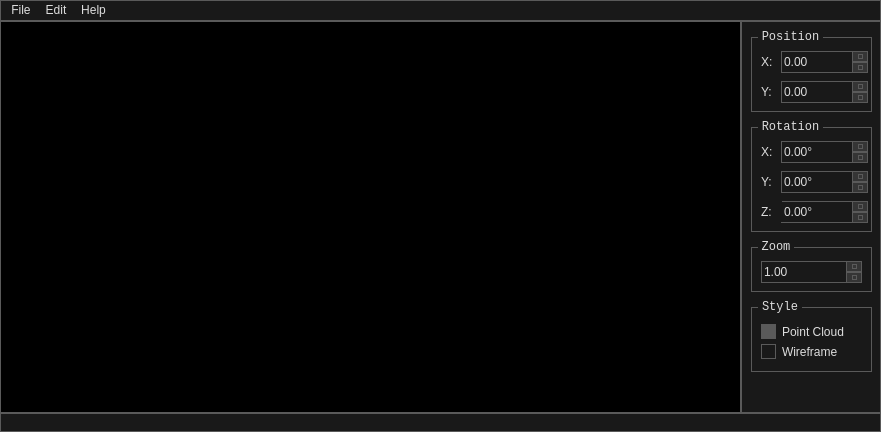
<?xml version="1.0" encoding="UTF-8"?>
<ui version="4.0">
 <class>FrmMain</class>
 <widget class="QMainWindow" name="FrmMain">
  <property name="geometry">
   <rect>
    <x>0</x>
    <y>0</y>
    <width>881</width>
    <height>432</height>
   </rect>
  </property>
  <property name="minimumSize">
   <size>
    <width>881</width>
    <height>432</height>
   </size>
  </property>
  <property name="windowTitle">
   <string>Little Teapot</string>
  </property>
  <property name="windowIcon">
   <iconset>
    <normaloff>:/images/images/icons/teapot.ico</normaloff>:/images/images/icons/teapot.ico</iconset>
  </property>
  <property name="styleSheet">
   <string notr="true">/*
	Copyright 2013 Emanuel Claesson

	Licensed under the Apache License, Version 2.0 (the &quot;License&quot;);
	you may not use this file except in compliance with the License.
	You may obtain a copy of the License at

		http://www.apache.org/licenses/LICENSE-2.0

	Unless required by applicable law or agreed to in writing, software
	distributed under the License is distributed on an &quot;AS IS&quot; BASIS,
	WITHOUT WARRANTIES OR CONDITIONS OF ANY KIND, either express or implied.
	See the License for the specific language governing permissions and
	limitations under the License.
*/

/*
	COLOR_DARK     = #191919
	COLOR_MEDIUM   = #353535
	COLOR_MEDLIGHT = #5A5A5A
	COLOR_LIGHT    = #DDDDDD
	COLOR_ACCENT   = #3C4E77
*/

* {
	background: #191919;
	color: #DDDDDD;
	border: 1px solid #5A5A5A;
}

QWidget::item:selected {
	background: #3C4E77;
}

QCheckBox, QRadioButton {
	border: none;
}

QRadioButton::indicator, QCheckBox::indicator {
	width: 13px;
	height: 13px;
}

QRadioButton::indicator::unchecked, QCheckBox::indicator::unchecked {
	border: 1px solid #5A5A5A;
	background: none;
}

QRadioButton::indicator:unchecked:hover, QCheckBox::indicator:unchecked:hover {
	border: 1px solid #DDDDDD;
}

QRadioButton::indicator::checked, QCheckBox::indicator::checked {
	border: 1px solid #5A5A5A;
	background: #5A5A5A;
}

QRadioButton::indicator:checked:hover, QCheckBox::indicator:checked:hover {
	border: 1px solid #DDDDDD;
	background: #DDDDDD;
}

QGroupBox {
	margin-top: 6px;
}

QGroupBox::title {
	top: -7px;
	left: 7px;
}

QScrollBar {
	border: 1px solid #5A5A5A;
	background: #191919;
}

QScrollBar:horizontal {
	height: 15px;
	margin: 0px 0px 0px 32px;
}

QScrollBar:vertical {
	width: 15px;
	margin: 32px 0px 0px 0px;
}

QScrollBar::handle {
	background: #353535;
	border: 1px solid #5A5A5A;
}

QScrollBar::handle:horizontal {
	border-width: 0px 1px 0px 1px;
}

QScrollBar::handle:vertical {
	border-width: 1px 0px 1px 0px;
}

QScrollBar::handle:horizontal {
	min-width: 20px;
}

QScrollBar::handle:vertical {
	min-height: 20px;
}

QScrollBar::add-line, QScrollBar::sub-line {
	background:#353535;
	border: 1px solid #5A5A5A;
	subcontrol-origin: margin;
}

QScrollBar::add-line {
	position: absolute;
}

QScrollBar::add-line:horizontal {
	width: 15px;
	subcontrol-position: left;
	left: 15px;
}

QScrollBar::add-line:vertical {
	height: 15px;
	subcontrol-position: top;
	top: 15px;
}

QScrollBar::sub-line:horizontal {
	width: 15px;
	subcontrol-position: top left;
}

QScrollBar::sub-line:vertical {
	height: 15px;
	subcontrol-position: top;
}

QScrollBar:left-arrow, QScrollBar::right-arrow, QScrollBar::up-arrow, QScrollBar::down-arrow {
	border: 1px solid #5A5A5A;
	width: 3px;
	height: 3px;
}

QScrollBar::add-page, QScrollBar::sub-page {
	background: none;
}

QAbstractButton:hover {
	background: #353535;
}

QAbstractButton:pressed {
	background: #5A5A5A;
}

QAbstractItemView {
	show-decoration-selected: 1;
	selection-background-color: #3C4E77;
	selection-color: #DDDDDD;
	alternate-background-color: #353535;
}

QHeaderView {
	border: 1px solid #5A5A5A;
}

QHeaderView::section {
	background: #191919;
	border: 1px solid #5A5A5A;
	padding: 4px;
}

QHeaderView::section:selected, QHeaderView::section::checked {
	background: #353535;
}

QTableView {
	gridline-color: #5A5A5A;
}

QTabBar {
	margin-left: 2px;
}

QTabBar::tab {
	border-radius: 0px;
	padding: 4px;
	margin: 4px;
}

QTabBar::tab:selected {
	background: #353535;
}

QComboBox::down-arrow {
	border: 1px solid #5A5A5A;
	background: #353535;
}

QComboBox::drop-down {
	border: 1px solid #5A5A5A;
	background: #353535;
}

QComboBox::down-arrow {
	width: 3px;
	height: 3px;
	border: 1px solid #5A5A5A;
}

QAbstractSpinBox {
	padding-right: 15px;
}

QAbstractSpinBox::up-button, QAbstractSpinBox::down-button {
	border: 1px solid #5A5A5A;
	background: #353535;
	subcontrol-origin: border;
}

QAbstractSpinBox::up-arrow, QAbstractSpinBox::down-arrow {
	width: 3px;
	height: 3px;
	border: 1px solid #5A5A5A;
}

QSlider {
	border: none;
}

QSlider::groove:horizontal {
	height: 5px;
	margin: 4px 0px 4px 0px;
}

QSlider::groove:vertical {
	width: 5px;
	margin: 0px 4px 0px 4px;
}

QSlider::handle {
	border: 1px solid #5A5A5A;
	background: #353535;
}

QSlider::handle:horizontal {
	width: 15px;
	margin: -4px 0px -4px 0px;
}

QSlider::handle:vertical {
	height: 15px;
	margin: 0px -4px 0px -4px;
}

QSlider::add-page:vertical, QSlider::sub-page:horizontal {
	background: #3C4E77;
}

QSlider::sub-page:vertical, QSlider::add-page:horizontal {
	background: #353535;
}

QLabel {
	border: none;
}

QProgressBar {
	text-align: center;
}

QProgressBar::chunk {
	width: 1px;
	background-color: #3C4E77;
}

QMenu::separator {
	background: #353535;
}</string>
  </property>
  <widget class="QWidget" name="centralWidget">
   <layout class="QHBoxLayout" name="horizontalLayout">
    <property name="spacing">
     <number>0</number>
    </property>
    <property name="leftMargin">
     <number>0</number>
    </property>
    <property name="topMargin">
     <number>0</number>
    </property>
    <property name="rightMargin">
     <number>0</number>
    </property>
    <property name="bottomMargin">
     <number>0</number>
    </property>
    <item>
     <widget class="ModelViewer" name="modelViewer" native="true">
      <property name="minimumSize">
       <size>
        <width>741</width>
        <height>391</height>
       </size>
      </property>
      <property name="styleSheet">
       <string notr="true">QWidget
{
	background-color: black;
}</string>
      </property>
     </widget>
    </item>
    <item>
     <widget class="QWidget" name="widget" native="true">
      <property name="sizePolicy">
       <sizepolicy hsizetype="Maximum" vsizetype="Preferred">
        <horstretch>0</horstretch>
        <verstretch>0</verstretch>
       </sizepolicy>
      </property>
      <property name="minimumSize">
       <size>
        <width>140</width>
        <height>0</height>
       </size>
      </property>
      <property name="maximumSize">
       <size>
        <width>140</width>
        <height>16777215</height>
       </size>
      </property>
      <widget class="QGroupBox" name="grpPosition">
       <property name="geometry">
        <rect>
         <x>10</x>
         <y>10</y>
         <width>121</width>
         <height>81</height>
        </rect>
       </property>
       <property name="font">
        <font>
         <family>Consolas</family>
         <pointsize>9</pointsize>
        </font>
       </property>
       <property name="title">
        <string>Position</string>
       </property>
       <widget class="QDoubleSpinBox" name="dsbPositionX">
        <property name="geometry">
         <rect>
          <x>30</x>
          <y>20</y>
          <width>87</width>
          <height>22</height>
         </rect>
        </property>
        <property name="font">
         <font>
          <family>Tahoma</family>
          <pointsize>9</pointsize>
         </font>
        </property>
        <property name="minimum">
         <double>-10000.000000000000000</double>
        </property>
        <property name="maximum">
         <double>10000.000000000000000</double>
        </property>
        <property name="value">
         <double>0.000000000000000</double>
        </property>
       </widget>
       <widget class="QLabel" name="lblPositionY">
        <property name="geometry">
         <rect>
          <x>10</x>
          <y>50</y>
          <width>21</width>
          <height>21</height>
         </rect>
        </property>
        <property name="font">
         <font>
          <family>Tahoma</family>
          <pointsize>9</pointsize>
         </font>
        </property>
        <property name="text">
         <string>Y:</string>
        </property>
       </widget>
       <widget class="QLabel" name="lblPositionX">
        <property name="geometry">
         <rect>
          <x>10</x>
          <y>20</y>
          <width>16</width>
          <height>21</height>
         </rect>
        </property>
        <property name="font">
         <font>
          <family>Tahoma</family>
          <pointsize>9</pointsize>
         </font>
        </property>
        <property name="text">
         <string>X:</string>
        </property>
       </widget>
       <widget class="QDoubleSpinBox" name="dsbPositionY">
        <property name="geometry">
         <rect>
          <x>30</x>
          <y>50</y>
          <width>87</width>
          <height>22</height>
         </rect>
        </property>
        <property name="font">
         <font>
          <family>Tahoma</family>
          <pointsize>9</pointsize>
         </font>
        </property>
        <property name="minimum">
         <double>-10000.000000000000000</double>
        </property>
        <property name="maximum">
         <double>10000.000000000000000</double>
        </property>
        <property name="value">
         <double>0.000000000000000</double>
        </property>
       </widget>
      </widget>
      <widget class="QGroupBox" name="grpRotation">
       <property name="geometry">
        <rect>
         <x>10</x>
         <y>100</y>
         <width>121</width>
         <height>111</height>
        </rect>
       </property>
       <property name="font">
        <font>
         <family>Consolas</family>
         <pointsize>9</pointsize>
        </font>
       </property>
       <property name="title">
        <string>Rotation</string>
       </property>
       <widget class="QDoubleSpinBox" name="dsbRotationX">
        <property name="geometry">
         <rect>
          <x>30</x>
          <y>20</y>
          <width>87</width>
          <height>22</height>
         </rect>
        </property>
        <property name="font">
         <font>
          <family>Tahoma</family>
          <pointsize>9</pointsize>
         </font>
        </property>
        <property name="wrapping">
         <bool>true</bool>
        </property>
        <property name="suffix">
         <string>° </string>
        </property>
        <property name="minimum">
         <double>0.000000000000000</double>
        </property>
        <property name="maximum">
         <double>360.000000000000000</double>
        </property>
        <property name="value">
         <double>0.000000000000000</double>
        </property>
       </widget>
       <widget class="QLabel" name="lblRotationY">
        <property name="geometry">
         <rect>
          <x>10</x>
          <y>50</y>
          <width>21</width>
          <height>21</height>
         </rect>
        </property>
        <property name="font">
         <font>
          <family>Tahoma</family>
          <pointsize>9</pointsize>
         </font>
        </property>
        <property name="text">
         <string>Y:</string>
        </property>
       </widget>
       <widget class="QLabel" name="lblRotationX">
        <property name="geometry">
         <rect>
          <x>10</x>
          <y>20</y>
          <width>16</width>
          <height>21</height>
         </rect>
        </property>
        <property name="font">
         <font>
          <family>Tahoma</family>
          <pointsize>9</pointsize>
         </font>
        </property>
        <property name="text">
         <string>X:</string>
        </property>
       </widget>
       <widget class="QDoubleSpinBox" name="dsbRotationY">
        <property name="geometry">
         <rect>
          <x>30</x>
          <y>50</y>
          <width>87</width>
          <height>22</height>
         </rect>
        </property>
        <property name="font">
         <font>
          <family>Tahoma</family>
          <pointsize>9</pointsize>
         </font>
        </property>
        <property name="wrapping">
         <bool>true</bool>
        </property>
        <property name="suffix">
         <string>° </string>
        </property>
        <property name="minimum">
         <double>0.000000000000000</double>
        </property>
        <property name="maximum">
         <double>360.000000000000000</double>
        </property>
        <property name="value">
         <double>0.000000000000000</double>
        </property>
       </widget>
       <widget class="QDoubleSpinBox" name="dsbRotationZ">
        <property name="geometry">
         <rect>
          <x>30</x>
          <y>80</y>
          <width>87</width>
          <height>22</height>
         </rect>
        </property>
        <property name="font">
         <font>
          <family>Tahoma</family>
          <pointsize>9</pointsize>
         </font>
        </property>
        <property name="wrapping">
         <bool>true</bool>
        </property>
        <property name="suffix">
         <string>° </string>
        </property>
        <property name="minimum">
         <double>0.000000000000000</double>
        </property>
        <property name="maximum">
         <double>360.000000000000000</double>
        </property>
        <property name="value">
         <double>0.000000000000000</double>
        </property>
       </widget>
       <widget class="QLabel" name="lblRotationZ">
        <property name="geometry">
         <rect>
          <x>10</x>
          <y>80</y>
          <width>21</width>
          <height>21</height>
         </rect>
        </property>
        <property name="font">
         <font>
          <family>Tahoma</family>
          <pointsize>9</pointsize>
         </font>
        </property>
        <property name="text">
         <string>Z:</string>
        </property>
       </widget>
      </widget>
      <widget class="QGroupBox" name="grpZoom">
       <property name="geometry">
        <rect>
         <x>10</x>
         <y>220</y>
         <width>121</width>
         <height>51</height>
        </rect>
       </property>
       <property name="font">
        <font>
         <family>Consolas</family>
         <pointsize>9</pointsize>
        </font>
       </property>
       <property name="title">
        <string>Zoom</string>
       </property>
       <widget class="QDoubleSpinBox" name="dsbZoom">
        <property name="geometry">
         <rect>
          <x>10</x>
          <y>20</y>
          <width>101</width>
          <height>22</height>
         </rect>
        </property>
        <property name="font">
         <font>
          <family>Tahoma</family>
          <pointsize>9</pointsize>
         </font>
        </property>
        <property name="wrapping">
         <bool>false</bool>
        </property>
        <property name="readOnly">
         <bool>false</bool>
        </property>
        <property name="buttonSymbols">
         <enum>QAbstractSpinBox::UpDownArrows</enum>
        </property>
        <property name="correctionMode">
         <enum>QAbstractSpinBox::CorrectToPreviousValue</enum>
        </property>
        <property name="suffix">
         <string/>
        </property>
        <property name="minimum">
         <double>1.000000000000000</double>
        </property>
        <property name="maximum">
         <double>10000.000000000000000</double>
        </property>
        <property name="value">
         <double>1.000000000000000</double>
        </property>
       </widget>
      </widget>
      <widget class="QGroupBox" name="grpStyle">
       <property name="geometry">
        <rect>
         <x>10</x>
         <y>280</y>
         <width>121</width>
         <height>71</height>
        </rect>
       </property>
       <property name="font">
        <font>
         <family>Consolas</family>
         <pointsize>9</pointsize>
        </font>
       </property>
       <property name="title">
        <string>Style</string>
       </property>
       <widget class="QRadioButton" name="rdbPointCloud">
        <property name="geometry">
         <rect>
          <x>10</x>
          <y>20</y>
          <width>101</width>
          <height>21</height>
         </rect>
        </property>
        <property name="font">
         <font>
          <family>Tahoma</family>
         </font>
        </property>
        <property name="text">
         <string>Point Cloud</string>
        </property>
        <property name="checked">
         <bool>true</bool>
        </property>
       </widget>
       <widget class="QRadioButton" name="rdbWireframe">
        <property name="geometry">
         <rect>
          <x>10</x>
          <y>40</y>
          <width>101</width>
          <height>21</height>
         </rect>
        </property>
        <property name="font">
         <font>
          <family>Tahoma</family>
         </font>
        </property>
        <property name="text">
         <string>Wireframe</string>
        </property>
       </widget>
      </widget>
     </widget>
    </item>
   </layout>
  </widget>
  <widget class="QMenuBar" name="menuBar">
   <property name="geometry">
    <rect>
     <x>0</x>
     <y>0</y>
     <width>881</width>
     <height>23</height>
    </rect>
   </property>
   <widget class="QMenu" name="menuFile">
    <property name="title">
     <string>File</string>
    </property>
    <addaction name="actnOpenFile"/>
    <addaction name="actnExit"/>
   </widget>
   <widget class="QMenu" name="menuEdit">
    <property name="title">
     <string>Edit</string>
    </property>
    <widget class="QMenu" name="menuPoint_Size">
     <property name="title">
      <string>Point Size</string>
     </property>
     <addaction name="actPointSize1"/>
     <addaction name="actPointSize2"/>
     <addaction name="actPointSize3"/>
     <addaction name="actPointSize4"/>
     <addaction name="actPointSize5"/>
    </widget>
    <addaction name="actnBackgroundColour"/>
    <addaction name="actnForegroundColour"/>
    <addaction name="menuPoint_Size"/>
   </widget>
   <widget class="QMenu" name="menuHelp">
    <property name="title">
     <string>Help</string>
    </property>
    <addaction name="actnAbout"/>
   </widget>
   <addaction name="menuFile"/>
   <addaction name="menuEdit"/>
   <addaction name="menuHelp"/>
  </widget>
  <widget class="QStatusBar" name="statusBar">
   <property name="sizeGripEnabled">
    <bool>false</bool>
   </property>
  </widget>
  <action name="actnOpenFile">
   <property name="icon">
    <iconset>
     <normaloff>:/images/images/icons/open.ico</normaloff>:/images/images/icons/open.ico</iconset>
   </property>
   <property name="text">
    <string>Open File...</string>
   </property>
   <property name="shortcut">
    <string>Ctrl+O</string>
   </property>
  </action>
  <action name="actnExit">
   <property name="icon">
    <iconset>
     <normaloff>:/images/images/icons/quit.ico</normaloff>:/images/images/icons/quit.ico</iconset>
   </property>
   <property name="text">
    <string>Exit</string>
   </property>
   <property name="shortcut">
    <string>Esc</string>
   </property>
  </action>
  <action name="actnBackgroundColour">
   <property name="icon">
    <iconset>
     <normaloff>:/images/images/icons/bucket.ico</normaloff>:/images/images/icons/bucket.ico</iconset>
   </property>
   <property name="text">
    <string>Background Colour</string>
   </property>
   <property name="shortcut">
    <string>Ctrl+B</string>
   </property>
  </action>
  <action name="actnForegroundColour">
   <property name="icon">
    <iconset>
     <normaloff>:/images/images/icons/paint-brush.ico</normaloff>:/images/images/icons/paint-brush.ico</iconset>
   </property>
   <property name="text">
    <string>Foreground Colour</string>
   </property>
   <property name="shortcut">
    <string>Ctrl+F</string>
   </property>
  </action>
  <action name="actnAbout">
   <property name="icon">
    <iconset>
     <normaloff>:/images/images/icons/question.ico</normaloff>:/images/images/icons/question.ico</iconset>
   </property>
   <property name="text">
    <string>About</string>
   </property>
  </action>
  <action name="actPointSize1">
   <property name="checkable">
    <bool>true</bool>
   </property>
   <property name="icon">
    <iconset>
     <normaloff>:/images/images/icons/1.ico</normaloff>:/images/images/icons/1.ico</iconset>
   </property>
   <property name="text">
    <string>1</string>
   </property>
  </action>
  <action name="actPointSize2">
   <property name="checkable">
    <bool>true</bool>
   </property>
   <property name="icon">
    <iconset>
     <normaloff>:/images/images/icons/2.ico</normaloff>:/images/images/icons/2.ico</iconset>
   </property>
   <property name="text">
    <string>2</string>
   </property>
  </action>
  <action name="actPointSize3">
   <property name="checkable">
    <bool>true</bool>
   </property>
   <property name="icon">
    <iconset>
     <normaloff>:/images/images/icons/3.ico</normaloff>:/images/images/icons/3.ico</iconset>
   </property>
   <property name="text">
    <string>3</string>
   </property>
  </action>
  <action name="actPointSize4">
   <property name="checkable">
    <bool>true</bool>
   </property>
   <property name="icon">
    <iconset>
     <normaloff>:/images/images/icons/4.ico</normaloff>:/images/images/icons/4.ico</iconset>
   </property>
   <property name="text">
    <string>4</string>
   </property>
  </action>
  <action name="actPointSize5">
   <property name="checkable">
    <bool>true</bool>
   </property>
   <property name="icon">
    <iconset>
     <normaloff>:/images/images/icons/5.ico</normaloff>:/images/images/icons/5.ico</iconset>
   </property>
   <property name="text">
    <string>5</string>
   </property>
  </action>
 </widget>
 <layoutdefault spacing="6" margin="11"/>
 <customwidgets>
  <customwidget>
   <class>ModelViewer</class>
   <extends>QWidget</extends>
   <header>modelviewer.h</header>
   <container>1</container>
  </customwidget>
 </customwidgets>
 <resources>
  <include location="resources.qrc"/>
 </resources>
 <connections/>
</ui>
